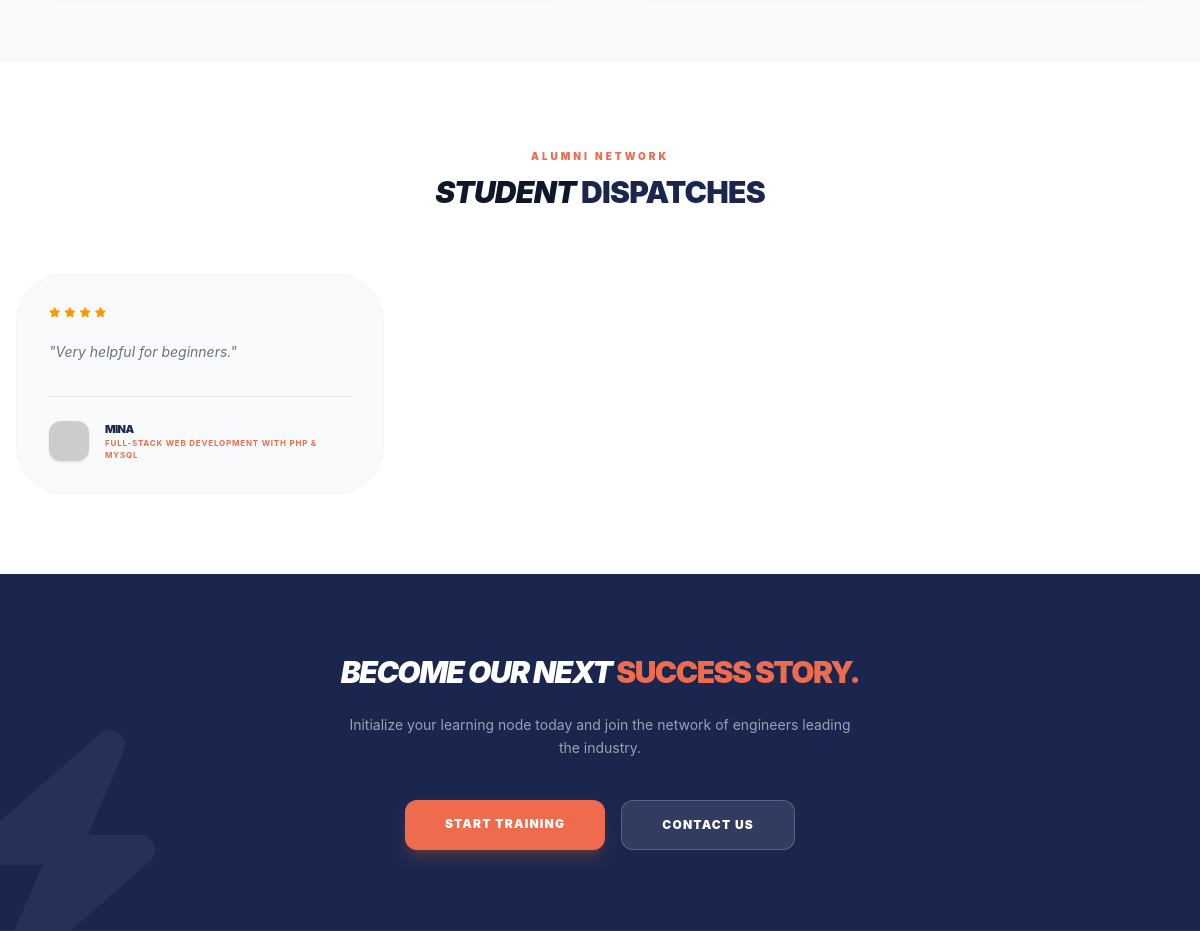
The app's page /testimonials.php (middle part), older data.
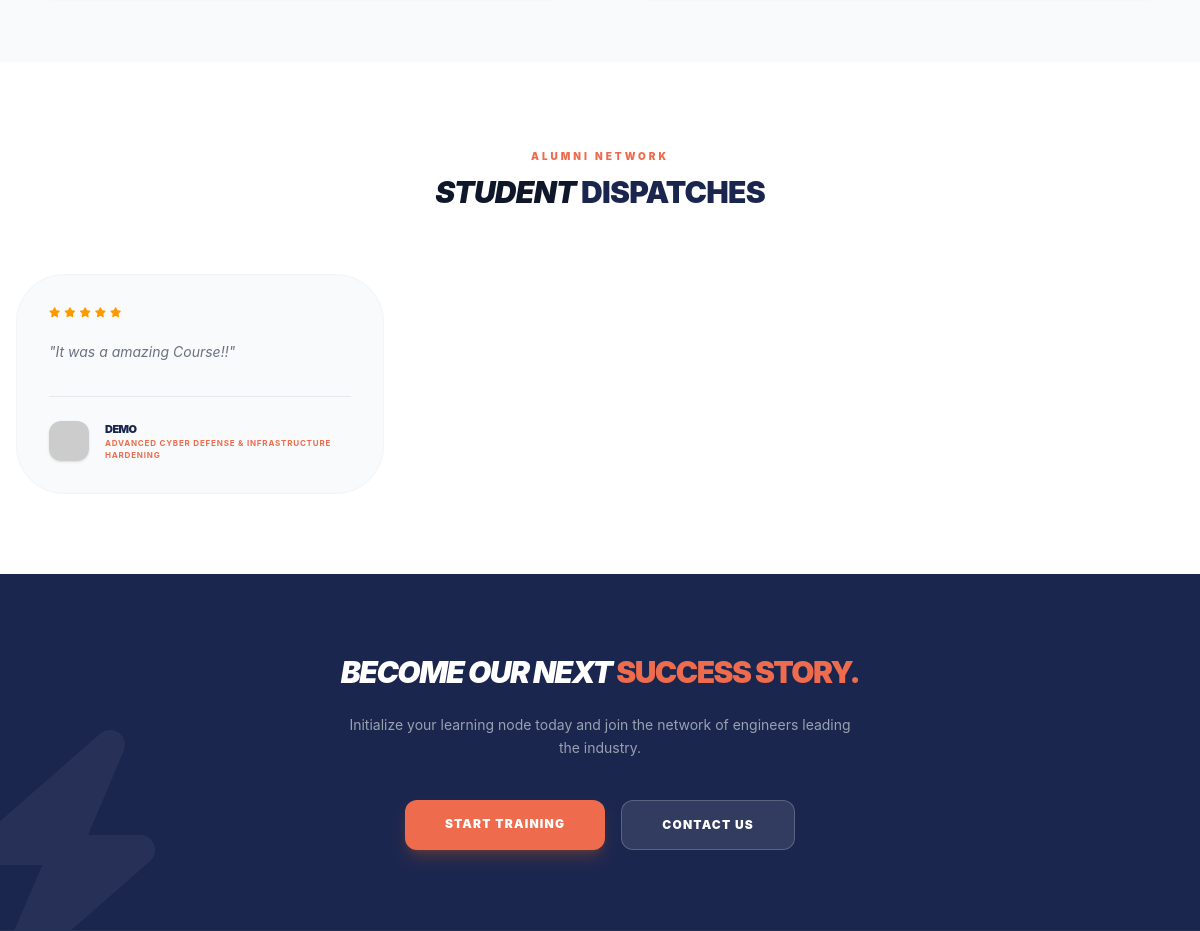
The same page, newer data.
### tables this page shows
CREATE TABLE `course_reviews` (
  `review_id` int(11) NOT NULL,
  `user_id` int(11) NOT NULL,
  `course_id` int(11) NOT NULL,
  `rating` int(11) NOT NULL,
  `review` text DEFAULT NULL,
  `created_at` timestamp NOT NULL DEFAULT current_timestamp()
);

CREATE TABLE `user_master` (
  `user_id` int(11) NOT NULL,
  `name` varchar(50) DEFAULT NULL,
  `username` varchar(50) NOT NULL,
  `phone` varchar(15) NOT NULL,
  `email` varchar(50) NOT NULL,
  `gender` enum('male','female','other','') NOT NULL,
  `password` varchar(50) DEFAULT NULL,
  `role` enum('student','admin','manager') DEFAULT 'student',
  `datetime` timestamp NOT NULL DEFAULT current_timestamp() ON UPDATE current_timestamp(),
  `status` enum('publish','draft') DEFAULT 'publish'
);

CREATE TABLE `courses` (
  `course_id` int(11) NOT NULL,
  `category_id` int(11) DEFAULT NULL,
  `tutor_id` int(11) DEFAULT NULL,
  `title` varchar(255) DEFAULT NULL,
  `slug` varchar(255) DEFAULT NULL,
  `summary` varchar(500) DEFAULT NULL,
  `description` text DEFAULT NULL,
  `duration` int(11) DEFAULT NULL,
  `video_url` text DEFAULT NULL,
  `video_file` varchar(255) DEFAULT NULL,
  `demo_video_url` text DEFAULT NULL,
  `price` decimal(10,2) DEFAULT NULL,
  `thumbnail` varchar(255) DEFAULT NULL,
  `rating` decimal(3,2) DEFAULT 0.00,
  `is_featured` tinyint(1) NOT NULL DEFAULT 0,
  `status` enum('publish','draft') NOT NULL DEFAULT 'publish',
  `created_at` timestamp NOT NULL DEFAULT current_timestamp()
);

### testimonials.php (the view, shortened to what this page needs)
<?php
include 'header.php';
$sqlStudent = "SELECT r.*, u.name, c.title
               FROM course_reviews r
               JOIN user_master u ON r.user_id = u.user_id
               JOIN courses c ON r.course_id = c.course_id
               ORDER BY r.review_id DESC";
$resStudent = mysqli_query($conn, $sqlStudent);
?>
<section class="py-16 bg-gray-50">
</section>
<section class="py-20 bg-white">
    <div class="max-w-7xl mx-auto px-4">
        <div class="text-center mb-16">
            <span class="text-hero-orange font-black uppercase tracking-[0.3em] text-[10px]">Alumni Network</span>
            <h2 class="text-3xl font-black tracking-tight mt-2 italic uppercase">Student <span class="text-hero-blue not-italic">Dispatches</span></h2>
        </div>
        <div class="grid grid-cols-1 md:grid-cols-2 lg:grid-cols-3 gap-8">
            <?php
            if (mysqli_num_rows($resStudent) > 0):
                while($review = mysqli_fetch_assoc($resStudent)):
            ?>
            <div class="bg-gray-50 p-8 rounded-[3rem] border border-gray-100 flex flex-col hover:border-hero-orange transition-all active:scale-[0.98]">
                <div class="flex text-amber-500 gap-1 mb-6 text-[10px]">
                    <?php for($i=0; $i<$review['rating']; $i++) echo '<i class="fas fa-star"></i>'; ?>
                </div>
                <p class="text-gray-500 italic mb-8 leading-relaxed text-sm flex-1">
                    "<?php echo htmlspecialchars($review['review']); ?>"
                </p>
                <div class="pt-6 border-t border-gray-200 flex items-center gap-4">
                    <img src="https://ui-avatars.com/api/?name=<?php echo urlencode($review['name']); ?>&background=1B264F&color=fff" class="w-10 h-10 rounded-xl shadow-sm">
                    <div>
                        <p class="text-[11px] font-black uppercase tracking-tighter text-hero-blue"><?php echo htmlspecialchars($review['name']); ?></p>
                        <p class="text-[8px] font-bold text-hero-orange uppercase tracking-widest"><?php echo htmlspecialchars($review['title']); ?></p>
                    </div>
                </div>
            </div>
            <?php
                endwhile;
            else:
            ?>
            <div class="col-span-full py-12 text-center opacity-40">
                <p class="text-xs font-black uppercase tracking-widest">Synchronizing alumni feedback nodes...</p>
            </div>
            <?php endif; ?>
        </div>
    </div>
</section>
<section class="py-20 bg-hero-blue text-white overflow-hidden relative">
    <div class="max-w-4xl mx-auto px-4 text-center relative z-10">
        <h2 class="text-3xl font-black italic uppercase tracking-tighter mb-6">Become Our Next <span class="text-hero-orange not-italic">Success Story.</span></h2>
        <p class="text-gray-400 text-sm mb-10 max-w-lg mx-auto leading-relaxed">
            Initialize your learning node today and join the network of engineers leading the industry.
        </p>
        <div class="flex flex-col sm:flex-row justify-center gap-4">
            <a href="courses.php" class="bg-hero-orange text-white px-10 py-4 rounded-xl font-black uppercase tracking-widest text-xs shadow-lg shadow-orange-500/20 active:scale-95 transition-all">Start Training</a>
            <a href="contact.php" class="bg-white/10 border border-white/20 text-white px-10 py-4 rounded-xl font-black uppercase tracking-widest text-xs hover:bg-white/20 transition-all">Contact Us</a>
        </div>
    </div>
    <i class="fas fa-bolt absolute -left-10 -bottom-10 text-[15rem] text-white opacity-5"></i>
</section>
<?php include 'footer.php'; ?>

Row changes from the older to the newer data that the page shows:
removed course_reviews: rating 4 (drawn), review "Very helpful for beginners.", user.name "MINA", course.title "FULL-STACK WEB DEVELOPMENT WITH PHP & MYSQL"
added course_reviews: rating 5 (drawn), review "It was a amazing Course!!", user.name "DEMO", course.title "ADVANCED CYBER DEFENSE & INFRASTRUCTURE HARDENING"
